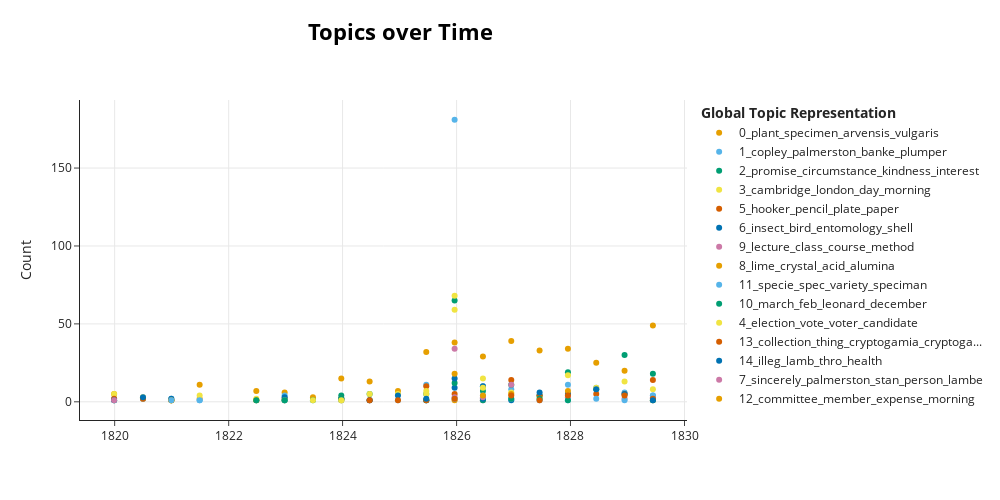

Notebook code cell kept with this figure:
### Markdown cell above
Create visualisation of topics over time for 1920s letters using bertopic_time function.

### Code cell
sent_df_year_restrict_20_vis_obj = bertopic_time(sent_df_year_restrict_20, topic_model)
sent_df_year_restrict_20_vis = sent_df_year_restrict_20_vis_obj[0]
sent_df_year_restrict_20_vis

### Figure 1 — Plotly figure (JSON) as saved in the notebook; plotly's stock layout.template omitted (floating-point values rounded to 4 significant figures)
{"data": [{"hoverinfo": "text", "hovertext": ["<b>Topic 0</b><br>Words: entrochi, complanatus, tubipore, scoria, punctatus", "<b>Topic 0</b><br>Words: gap, coleoptra, filling, wd, specimen", "<b>Topic 0</b><br>Words: ny, liry, mis, bridge, athol", "<b>Topic 0</b><br>Words: potash, insert, goodness, manner, result", "<b>Topic 0</b><br>Words: verna, fruticosa, lutea, plant, pustulata", "<b>Topic 0</b><br>Words: sphaerium, granchester, scot, benger, schillers", "<b>Topic 0</b><br>Words: lathyrus, plant, country, duplicate, schoenus", "<b>Topic 0</b><br>Words: plant, specimen, violaceum, veris, exotic", "<b>Topic 0</b><br>Words: marit, mile, side, specimen, tenuiflorus", "<b>Topic 0</b><br>Words: plant, specimen, manufactury, president, matrocaria", "<b>Topic 0</b><br>Words: plant, specimen, flora, english, speciman", "<b>Topic 0</b><br>Words: plant, specimen, seed, girl, verna", "<b>Topic 0</b><br>Words: plant, specimen, holland, palustris, speciman", "<b>Topic 0</b><br>Words: foot, botany, specimen, plant, lecture", "<b>Topic 0</b><br>Words: plant, specimen, campanula, seed, palustris", "<b>Topic 0</b><br>Words: plant, specimen, jenyn, vulgaris, flora", "<b>Topic 0</b><br>Words: specimen, acceptance, teucrium, duplicate, lactuca", "<b>Topic 0</b><br>Words: god, maritimum, alisma, plant, scripture", "<b>Topic 0</b><br>Words: arvensis, plant, vulgaris, specimen, palustris"], "marker": {"color": "#E69F00"}, "mode": "markers", "name": "0_plant_specimen_arvensis_vulgaris", "type": "scatter", "x": ["1819-12-28T08:49:55.200000", "1820-06-30T14:24:00", "1820-12-29T04:48:00", "1821-06-28T19:12:00", "1822-06-27T00:00:00", "1822-12-25T14:24:00", "1823-06-25T04:48:00", "1823-12-23T19:12:00", "1824-06-22T09:36:00", "1824-12-21T00:00:00", "1825-06-20T14:24:00", "1825-12-19T04:48:00", "1826-06-18T19:12:00", "1826-12-17T09:36:00", "1827-06-17T00:00:00", "1827-12-15T14:24:00", "1828-06-14T04:48:00", "1828-12-12T19:12:00", "1829-06-12T09:36:00"], "y": [5, 2, 1, 2, 7, 6, 3, 15, 13, 7, 32, 38, 29, 39, 33, 34, 25, 20, 49]}, {"hoverinfo": "text", "hovertext": ["<b>Topic 1</b><br>Words: martin, shd, meeting, copley, palmerston", "<b>Topic 1</b><br>Words: happen, wd, half, transaction, volume", "<b>Topic 1</b><br>Words: fig, reference, expectation, vol, line", "<b>Topic 1</b><br>Words: clarke, copley, palmerston, banke, plumper", "<b>Topic 1</b><br>Words: gr, copley, palmerston, banke, plumper", "<b>Topic 1</b><br>Words: suspect, geo, harrison, jermyn, pera", "<b>Topic 1</b><br>Words: campbell, gresmork, greswall, copley, palmerston", "<b>Topic 1</b><br>Words: shell, mistake, trust, illeg, copley", "<b>Topic 1</b><br>Words: chronicle, remembrances, jennings, observe, journal", "<b>Topic 1</b><br>Words: copley, sult, palmerstone, watfield, moity", "<b>Topic 1</b><br>Words: copley, palmerston, banke, plumper, johns", "<b>Topic 1</b><br>Words: copley, godson, goulburn, note, hawkinson", "<b>Topic 1</b><br>Words: juin, samedi, enc, lhonneur, mercredi", "<b>Topic 1</b><br>Words: sh, convolv, swinton, nr, copley", "<b>Topic 1</b><br>Words: rob, edinr, sterl, fol, hert", "<b>Topic 1</b><br>Words: vol, gaillon, lich, rehlan, leyland", "<b>Topic 1</b><br>Words: sh, humb, misunderstand, oblige, baxter", "<b>Topic 1</b><br>Words: sh, dalton, ja, trinity, coll"], "marker": {"color": "#56B4E9"}, "mode": "markers", "name": "1_copley_palmerston_banke_plumper", "type": "scatter", "x": ["1819-12-28T08:49:55.200000", "1820-06-30T14:24:00", "1820-12-29T04:48:00", "1821-06-28T19:12:00", "1822-06-27T00:00:00", "1822-12-25T14:24:00", "1823-12-23T19:12:00", "1824-06-22T09:36:00", "1824-12-21T00:00:00", "1825-06-20T14:24:00", "1825-12-19T04:48:00", "1826-06-18T19:12:00", "1826-12-17T09:36:00", "1827-06-17T00:00:00", "1827-12-15T14:24:00", "1828-06-14T04:48:00", "1828-12-12T19:12:00", "1829-06-12T09:36:00"], "y": [2, 2, 2, 1, 1, 4, 2, 1, 1, 11, 181, 10, 8, 4, 11, 9, 6, 4]}, {"hoverinfo": "text", "hovertext": ["<b>Topic 2</b><br>Words: thank, promise, circumstance, kindness, interest", "<b>Topic 2</b><br>Words: correction, promise, circumstance, kindness, interest", "<b>Topic 2</b><br>Words: confer, favour, attention, promise, circumstance", "<b>Topic 2</b><br>Words: payment, salary, transmit, requisite, lord", "<b>Topic 2</b><br>Words: hve, honor, reason, respect, circumstance", "<b>Topic 2</b><br>Words: guinea, member, certainty, happiness, welfare", "<b>Topic 2</b><br>Words: word, other, ramble, bud, monograph", "<b>Topic 2</b><br>Words: esprit, corps, negligence, motive, obligation", "<b>Topic 2</b><br>Words: promise, intention, news, opinion, sentiment", "<b>Topic 2</b><br>Words: uniformity, permission, probablynot, ramsay, langham", "<b>Topic 2</b><br>Words: per_annum, interest, one, ab, allowance", "<b>Topic 2</b><br>Words: coral, thinking, rself, suggestion, content", "<b>Topic 2</b><br>Words: subscription, share, value, union, result", "<b>Topic 2</b><br>Words: depredator, intrusion, oxymus, balance, diff", "<b>Topic 2</b><br>Words: expence, circumstance, philos_soc, ch, fund", "<b>Topic 2</b><br>Words: introduction, kindness, society, opinion, point"], "marker": {"color": "#009E73"}, "mode": "markers", "name": "2_promise_circumstance_kindness_interest", "type": "scatter", "x": ["1819-12-28T08:49:55.200000", "1820-12-29T04:48:00", "1822-06-27T00:00:00", "1822-12-25T14:24:00", "1823-06-25T04:48:00", "1823-12-23T19:12:00", "1824-06-22T09:36:00", "1825-06-20T14:24:00", "1825-12-19T04:48:00", "1826-06-18T19:12:00", "1826-12-17T09:36:00", "1827-06-17T00:00:00", "1827-12-15T14:24:00", "1828-06-14T04:48:00", "1828-12-12T19:12:00", "1829-06-12T09:36:00"], "y": [1, 1, 1, 1, 1, 4, 5, 5, 65, 7, 11, 4, 19, 8, 30, 18]}, {"hoverinfo": "text", "hovertext": ["<b>Topic 3</b><br>Words: summer, reopen, locality, tenby, dublin", "<b>Topic 3</b><br>Words: summer, conocephali, bulwer, season, england", "<b>Topic 3</b><br>Words: press, society, business, cambridge, london", "<b>Topic 3</b><br>Words: morning, easter, fenny, midst, tribe", "<b>Topic 3</b><br>Words: prince, curiosity, casiati, cimitile, coates", "<b>Topic 3</b><br>Words: rejoice, remove, bath, well, siccus", "<b>Topic 3</b><br>Words: april, ordination, clock, order, candidate", "<b>Topic 3</b><br>Words: time, music, sleep, band, theatre", "<b>Topic 3</b><br>Words: cty, profusion, affection, overleaf, stylop", "<b>Topic 3</b><br>Words: cambridge, bore, sorrento, irish, gasp", "<b>Topic 3</b><br>Words: cambridge, bristol, london, day, morning", "<b>Topic 3</b><br>Words: market, cambridge, chapel, morning, shot", "<b>Topic 3</b><br>Words: day, magdalen, soho, rothsay, bute", "<b>Topic 3</b><br>Words: sidmouth, september, quarter, leonard, residence", "<b>Topic 3</b><br>Words: cambridge, sidmouth, bachelorship, climate, winter", "<b>Topic 3</b><br>Words: side, margate, tor, wonder, dominica", "<b>Topic 3</b><br>Words: scotland, london, day, vicinity, arnott", "<b>Topic 3</b><br>Words: croft, welcome, north, day, cambridge"], "marker": {"color": "#F0E442"}, "mode": "markers", "name": "3_cambridge_london_day_morning", "type": "scatter", "x": ["1819-12-28T08:49:55.200000", "1820-06-30T14:24:00", "1820-12-29T04:48:00", "1821-06-28T19:12:00", "1822-06-27T00:00:00", "1823-06-25T04:48:00", "1823-12-23T19:12:00", "1824-06-22T09:36:00", "1824-12-21T00:00:00", "1825-06-20T14:24:00", "1825-12-19T04:48:00", "1826-06-18T19:12:00", "1826-12-17T09:36:00", "1827-06-17T00:00:00", "1827-12-15T14:24:00", "1828-06-14T04:48:00", "1828-12-12T19:12:00", "1829-06-12T09:36:00"], "y": [5, 3, 1, 4, 2, 1, 1, 5, 5, 5, 59, 15, 6, 3, 17, 9, 13, 8]}, {"hoverinfo": "text", "hovertext": ["<b>Topic 5</b><br>Words: pt, tran, sowerby, lin, pupil", "<b>Topic 5</b><br>Words: regulation, volume, matter, paper, name", "<b>Topic 5</b><br>Words: pencil, line, hooker, plate, paper", "<b>Topic 5</b><br>Words: corneum, twopeny, drawing, hooker, pencil", "<b>Topic 5</b><br>Words: draw, mule, phil_soc, pencil, paper", "<b>Topic 5</b><br>Words: official, printer, cause, pursuit, study", "<b>Topic 5</b><br>Words: pencil, vinegar, hooker, ink, tincture", "<b>Topic 5</b><br>Words: birch, paper, bundle, pencil, recollect", "<b>Topic 5</b><br>Words: philosophical, turner, journal, print, page", "<b>Topic 5</b><br>Words: hooker, illustration, plate, drawing, folio", "<b>Topic 5</b><br>Words: plate, hooker, illiger, frame, colour", "<b>Topic 5</b><br>Words: paper, hooker, summon, series, plate", "<b>Topic 5</b><br>Words: hooker, system, hand, engraver, naturelle", "<b>Topic 5</b><br>Words: ii, blemish, printer, miscellany, outline", "<b>Topic 5</b><br>Words: hooker, pencil, plate, illustration, brewster"], "marker": {"color": "#D55E00"}, "mode": "markers", "name": "5_hooker_pencil_plate_paper", "type": "scatter", "x": ["1819-12-28T08:49:55.200000", "1820-06-30T14:24:00", "1820-12-29T04:48:00", "1822-12-25T14:24:00", "1823-12-23T19:12:00", "1824-06-22T09:36:00", "1825-06-20T14:24:00", "1825-12-19T04:48:00", "1826-06-18T19:12:00", "1826-12-17T09:36:00", "1827-06-17T00:00:00", "1827-12-15T14:24:00", "1828-06-14T04:48:00", "1828-12-12T19:12:00", "1829-06-12T09:36:00"], "y": [2, 2, 1, 2, 2, 1, 10, 5, 2, 14, 4, 5, 5, 5, 14]}, {"hoverinfo": "text", "hovertext": ["<b>Topic 6</b><br>Words: arrange, soc, insect, shell, dale", "<b>Topic 6</b><br>Words: insect, cabinet, fen, necessy, twelvemonth", "<b>Topic 6</b><br>Words: insect, cabinet, shell, arrangement, bird", "<b>Topic 6</b><br>Words: bittern, peregrine, divinity, leadbeatter, buzzard", "<b>Topic 6</b><br>Words: bird, generation, fancier, mule, cross", "<b>Topic 6</b><br>Words: larvae, neighbourhood, insect, bird, entomology", "<b>Topic 6</b><br>Words: insect, town, foeniculum, anniversary, aenethum", "<b>Topic 6</b><br>Words: physician, poison, palermo, shop, insect", "<b>Topic 6</b><br>Words: insect, bird, larvae, bombyx, geom", "<b>Topic 6</b><br>Words: insect, bird, mouse, melbourne, insectivori", "<b>Topic 6</b><br>Words: mollusca, land, procure, insect, bird", "<b>Topic 6</b><br>Words: insect, obligation, bird, grove, lisson", "<b>Topic 6</b><br>Words: insect, member, woods, locust, hunted", "<b>Topic 6</b><br>Words: insect, entomology, study, bird, conchology", "<b>Topic 6</b><br>Words: insect, entomology, jenyns, rev, prop", "<b>Topic 6</b><br>Words: bird, vessel, philo, direct, box"], "marker": {"color": "#0072B2"}, "mode": "markers", "name": "6_insect_bird_entomology_shell", "type": "scatter", "x": ["1819-12-28T08:49:55.200000", "1820-06-30T14:24:00", "1820-12-29T04:48:00", "1822-12-25T14:24:00", "1823-12-23T19:12:00", "1824-06-22T09:36:00", "1824-12-21T00:00:00", "1825-06-20T14:24:00", "1825-12-19T04:48:00", "1826-06-18T19:12:00", "1826-12-17T09:36:00", "1827-06-17T00:00:00", "1827-12-15T14:24:00", "1828-06-14T04:48:00", "1828-12-12T19:12:00", "1829-06-12T09:36:00"], "y": [1, 3, 2, 3, 2, 1, 4, 1, 9, 10, 1, 6, 5, 8, 5, 2]}, {"hoverinfo": "text", "hovertext": ["<b>Topic 9</b><br>Words: clark, mot, lecture, class, course", "<b>Topic 9</b><br>Words: course, malthus, inclined, persue, policy", "<b>Topic 9</b><br>Words: exception, labour, august, lecture, class", "<b>Topic 9</b><br>Words: lecture, class, course, classroom, lecturer", "<b>Topic 9</b><br>Words: class, course, lecture, commence, portion", "<b>Topic 9</b><br>Words: class, sacrament, audience, gace, lecture", "<b>Topic 9</b><br>Words: admiration, scholar, teaching, method, estimate"], "marker": {"color": "#CC79A7"}, "mode": "markers", "name": "9_lecture_class_course_method", "type": "scatter", "x": ["1819-12-28T08:49:55.200000", "1825-12-19T04:48:00", "1826-06-18T19:12:00", "1826-12-17T09:36:00", "1827-12-15T14:24:00", "1828-12-12T19:12:00", "1829-06-12T09:36:00"], "y": [1, 3, 1, 11, 3, 2, 3]}, {"hoverinfo": "text", "hovertext": ["<b>Topic 8</b><br>Words: deluvium, colours, diluvium, murray, port", "<b>Topic 8</b><br>Words: crystal, lime, acid, alumina, iron", "<b>Topic 8</b><br>Words: mineralogical, book, morning, lime, crystal", "<b>Topic 8</b><br>Words: felspar, lid, crystal, lime, alumina", "<b>Topic 8</b><br>Words: coke, spar, interstice, coley, basaltic", "<b>Topic 8</b><br>Words: cavern, slay, partition, granite, thereabout", "<b>Topic 8</b><br>Words: glass, color, shell, interruption, loftyhouse", "<b>Topic 8</b><br>Words: lime, chalk, iron_alumina, oxide, essex", "<b>Topic 8</b><br>Words: gracedieu, slate, limestone, soil, rock"], "marker": {"color": "#E69F00"}, "mode": "markers", "name": "8_lime_crystal_acid_alumina", "type": "scatter", "x": ["1820-12-29T04:48:00", "1821-06-28T19:12:00", "1822-06-27T00:00:00", "1822-12-25T14:24:00", "1823-12-23T19:12:00", "1825-12-19T04:48:00", "1826-12-17T09:36:00", "1827-12-15T14:24:00", "1829-06-12T09:36:00"], "y": [1, 11, 1, 1, 1, 1, 5, 7, 1]}, {"hoverinfo": "text", "hovertext": ["<b>Topic 11</b><br>Words: speciman, specie, spec, variety, gracilis", "<b>Topic 11</b><br>Words: analcine, variety, specie, spec, speciman", "<b>Topic 11</b><br>Words: specie, collection, spec, variety, speciman", "<b>Topic 11</b><br>Words: variety, specie, instance, spec, speciman", "<b>Topic 11</b><br>Words: specie, spec, variety, speciman, gracilis", "<b>Topic 11</b><br>Words: stevens, specie, speciman, garden, plant", "<b>Topic 11</b><br>Words: gracilis, speciman, specie, plantation, chara", "<b>Topic 11</b><br>Words: spec, cam, specie, box, word", "<b>Topic 11</b><br>Words: spec_ns, specie, spec, variety, speciman", "<b>Topic 11</b><br>Words: grow, specie, spec, variety, speciman", "<b>Topic 11</b><br>Words: specie, contemplation, courage, bath, garden", "<b>Topic 11</b><br>Words: spec, specie, variety, speciman, gracilis", "<b>Topic 11</b><br>Words: spec, sight, affinity, exotic, box"], "marker": {"color": "#56B4E9"}, "mode": "markers", "name": "11_specie_spec_variety_speciman", "type": "scatter", "x": ["1820-12-29T04:48:00", "1821-06-28T19:12:00", "1822-12-25T14:24:00", "1823-12-23T19:12:00", "1825-06-20T14:24:00", "1825-12-19T04:48:00", "1826-06-18T19:12:00", "1826-12-17T09:36:00", "1827-06-17T00:00:00", "1827-12-15T14:24:00", "1828-06-14T04:48:00", "1828-12-12T19:12:00", "1829-06-12T09:36:00"], "y": [1, 1, 1, 1, 1, 2, 4, 2, 1, 1, 2, 1, 4]}, {"hoverinfo": "text", "hovertext": ["<b>Topic 10</b><br>Words: leonard, december, march, feb, july", "<b>Topic 10</b><br>Words: leonard, january, information, march, feb", "<b>Topic 10</b><br>Words: march, obliging, feb, tenby, ely", "<b>Topic 10</b><br>Words: july, march, feb, leonard, december", "<b>Topic 10</b><br>Words: feb, march, army, tue, camb", "<b>Topic 10</b><br>Words: march, feb, leonard, december, july", "<b>Topic 10</b><br>Words: edinbr, march, january, month, feb", "<b>Topic 10</b><br>Words: march, retain, require, possibility, length", "<b>Topic 10</b><br>Words: march, thank, feb, leonard, december", "<b>Topic 10</b><br>Words: departure, december, march, feb, leonard"], "marker": {"color": "#009E73"}, "mode": "markers", "name": "10_march_feb_leonard_december", "type": "scatter", "x": ["1822-06-27T00:00:00", "1822-12-25T14:24:00", "1823-12-23T19:12:00", "1825-06-20T14:24:00", "1825-12-19T04:48:00", "1826-06-18T19:12:00", "1826-12-17T09:36:00", "1827-06-17T00:00:00", "1827-12-15T14:24:00", "1829-06-12T09:36:00"], "y": [1, 1, 2, 1, 12, 1, 2, 2, 1, 1]}, {"hoverinfo": "text", "hovertext": ["<b>Topic 4</b><br>Words: curacy, title, jn, candidate, election", "<b>Topic 4</b><br>Words: election, candidate, vote, senate, decr", "<b>Topic 4</b><br>Words: election, vote, voter, number, candidate", "<b>Topic 4</b><br>Words: voter, election, measure, vote, expense"], "marker": {"color": "#F0E442"}, "mode": "markers", "name": "4_election_vote_voter_candidate", "type": "scatter", "x": ["1823-12-23T19:12:00", "1825-06-20T14:24:00", "1825-12-19T04:48:00", "1826-06-18T19:12:00"], "y": [1, 7, 68, 9]}, {"hoverinfo": "text", "hovertext": ["<b>Topic 13</b><br>Words: collection, chief, thing, point, cryptogamia", "<b>Topic 13</b><br>Words: cryptogamic, collection, thing, cryptogamia, instance", "<b>Topic 13</b><br>Words: cryptogamic, collection, thing, cryptogamia, instance", "<b>Topic 13</b><br>Words: miller, collection, collector, thing, world", "<b>Topic 13</b><br>Words: collection, cryptogamia, thing, calculate, trading", "<b>Topic 13</b><br>Words: collection, thing, cryptogamia, cryptogamic, instance", "<b>Topic 13</b><br>Words: collection, algæ, collectanea, destination, cryptogamica", "<b>Topic 13</b><br>Words: collection, cryptogamma, mess, gymnogamma, buy", "<b>Topic 13</b><br>Words: collection, mathews, jungermannia, treasure, possess"], "marker": {"color": "#D55E00"}, "mode": "markers", "name": "13_collection_thing_cryptogamia_cryptoga...", "type": "scatter", "x": ["1824-06-22T09:36:00", "1824-12-21T00:00:00", "1825-06-20T14:24:00", "1825-12-19T04:48:00", "1826-12-17T09:36:00", "1827-06-17T00:00:00", "1827-12-15T14:24:00", "1828-12-12T19:12:00", "1829-06-12T09:36:00"], "y": [1, 1, 1, 2, 4, 1, 4, 4, 2]}, {"hoverinfo": "text", "hovertext": ["<b>Topic 14</b><br>Words: illeg, packing, rust, bottom, regent", "<b>Topic 14</b><br>Words: illeg, lamb, thro, health, address", "<b>Topic 14</b><br>Words: lamb, illeg, arrangement, thro, health", "<b>Topic 14</b><br>Words: gordon, illeg, church, lamb, thro"], "marker": {"color": "#0072B2"}, "mode": "markers", "name": "14_illeg_lamb_thro_health", "type": "scatter", "x": ["1825-06-20T14:24:00", "1825-12-19T04:48:00", "1826-06-18T19:12:00", "1829-06-12T09:36:00"], "y": [2, 15, 2, 1]}, {"hoverinfo": "text", "hovertext": ["<b>Topic 7</b><br>Words: sincerely_palmerston, stan, person, lambe, attwood", "<b>Topic 7</b><br>Words: sincerely_palmerston, words, influence, behalf, lodge"], "marker": {"color": "#CC79A7"}, "mode": "markers", "name": "7_sincerely_palmerston_stan_person_lambe", "type": "scatter", "x": ["1825-12-19T04:48:00", "1826-06-18T19:12:00"], "y": [34, 3]}, {"hoverinfo": "text", "hovertext": ["<b>Topic 12</b><br>Words: committee, member, friend, expense, morning", "<b>Topic 12</b><br>Words: committee, business, denial, diocesan, release"], "marker": {"color": "#E69F00"}, "mode": "markers", "name": "12_committee_member_expense_morning", "type": "scatter", "x": ["1825-12-19T04:48:00", "1826-06-18T19:12:00"], "y": [18, 4]}], "layout": {"height": 500, "hoverlabel": {"bgcolor": "white", "font": {"family": "Rockwell", "size": 16}}, "legend": {"title": {"text": "<b>Global Topic Representation"}}, "title": {"font": {"color": "Black", "size": 22}, "text": "<b>Topics over Time", "x": 0.4, "xanchor": "center", "y": 0.95, "yanchor": "top"}, "width": 1000, "xaxis": {"showgrid": true}, "yaxis": {"showgrid": true, "title": {"text": "Count"}}}}
